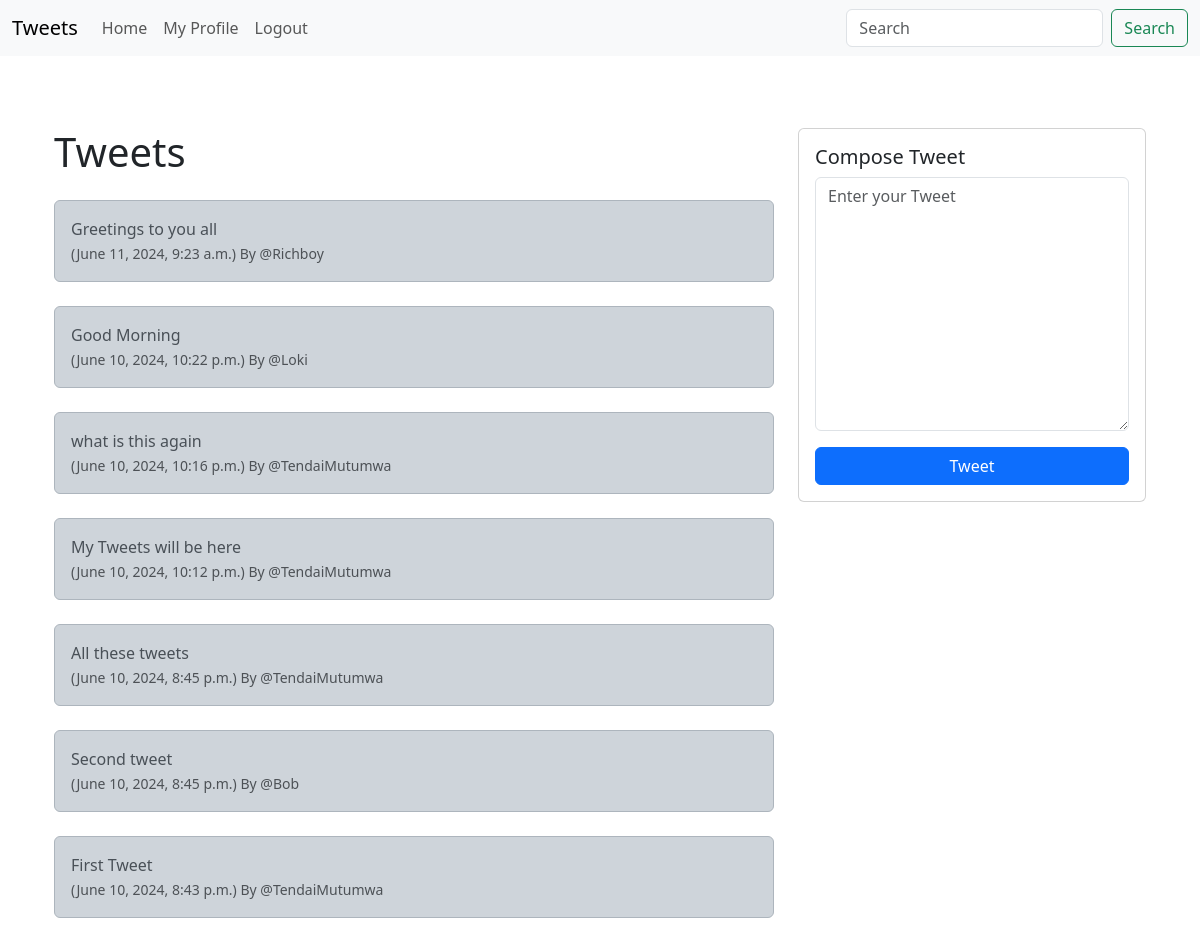
The app's page / (signed in) with its own data.
### coreApp/models.py (models this page shows, shortened)
class Tweet(models.Model):
    user=models.ForeignKey(
        User,related_name="tweets",
        on_delete=models.DO_NOTHING
    )
    body =models.CharField(max_length=200)
    created_at = models.DateTimeField(auto_now_add=True)

### coreApp/views.py (the view, shortened to what this page needs)
# urls.py: path('',views.index,name="index"),
def index(request):
    if request.user.is_authenticated:
        form = TweetForm(request.POST or None)
        tweets = Tweet.objects.all().order_by("-created_at")
        return render(request, 'index.html', {'tweets': tweets, "form": form})
    else:
        tweets = Tweet.objects.all().order_by("-created_at")
        return render(request, 'index.html', {'tweets': tweets})

### coreApp/forms.py
class TweetForm(forms.ModelForm):
    body = forms.CharField(
        required=True,
        widget=forms.widgets.Textarea(
            attrs={
                "placeholder": "Enter your Tweet",
                "class": "form-control"
            }
        ),
        label="",
    )
    class Meta:
        model = Tweet
        exclude = ("user",)

### template/index.html (shortened to what this page needs)
{% extends 'base.html' %}
{% block content %}
{% if user.is_authenticated %}
<div class="container mt-5">
    <div class="row">
        <div class="col-md-8">
            <h1 class="mb-4">Tweets</h1>
            {% for tweet in tweets %}
            <div class="alert alert-dark mb-4" role="alert">
                {{ tweet.body }}<br/>
                <small class="text-muted">
                    ({{ tweet.created_at }}) By @{{ tweet.user.username }}
                </small>
            </div>
            {% endfor %}
        </div>
        <div class="col-md-4">
            <div class="card">
                <div class="card-body">
                    <h5 class="card-title">Compose Tweet</h5>
                    {% if form %}
                    <form method="POST">
                        {{ form.as_p }}
                        <button type="submit" class="btn btn-primary w-100">Tweet</button>
                    </form>
                    {% endif %}
                </div>
            </div>
        </div>
    </div>
</div>
{% endif %}
{% endblock %}

### records on screen
Tweet: body "Greetings to you all", created_at "June 11, 2024, 9:23 a.m.", user.username "Richboy"
Tweet: body "Good Morning", created_at "June 10, 2024, 10:22 p.m.", user.username "Loki"
Tweet: body "what is this again", created_at "June 10, 2024, 10:16 p.m.", user.username "TendaiMutumwa"
Tweet: body "My Tweets will be here", created_at "June 10, 2024, 10:12 p.m.", user.username "TendaiMutumwa"
Tweet: body "All these tweets", created_at "June 10, 2024, 8:45 p.m.", user.username "TendaiMutumwa"
Tweet: body "Second tweet", created_at "June 10, 2024, 8:45 p.m.", user.username "Bob"
Tweet: body "First Tweet", created_at "June 10, 2024, 8:43 p.m.", user.username "TendaiMutumwa"
